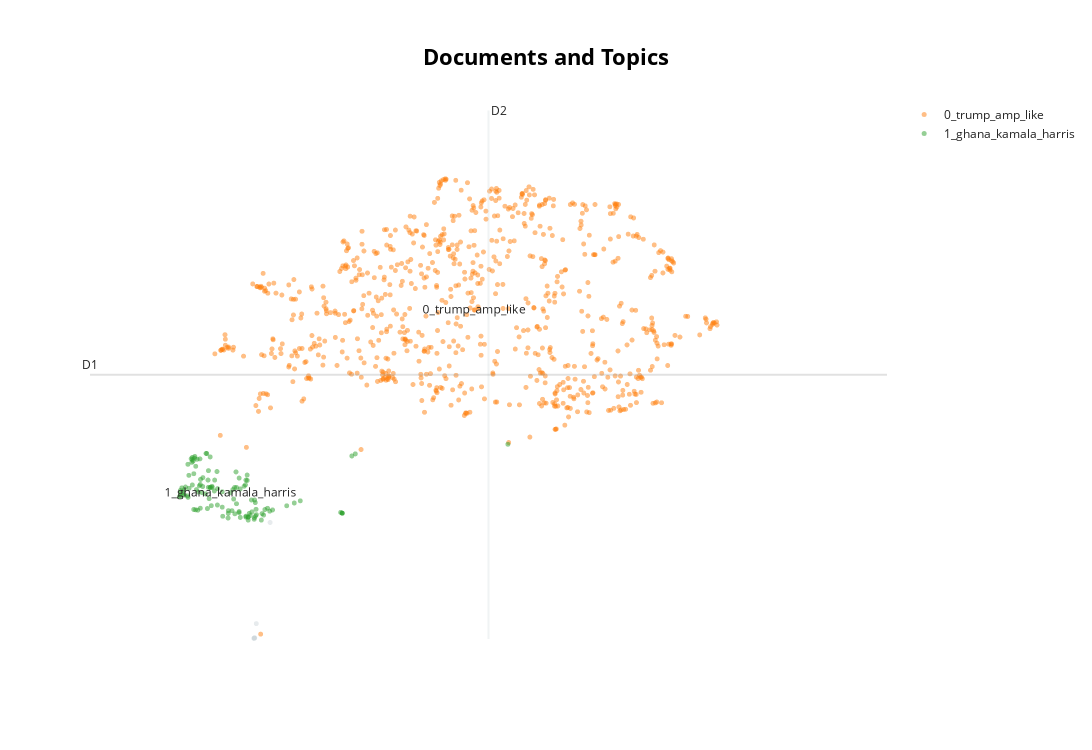

Write notebook code for a chart like this one.
### Code cell
bert_no_hash.visualize_documents()

### Figure 1 — Plotly figure (JSON) as saved in the notebook; plotly's stock layout.template omitted (floating-point values rounded to 4 significant figures; data arrays with more than 128 entries replaced by an {"elided": "..."} marker saying what was removed)
{"data": [{"hoverinfo": "text", "hovertext": ["Good Night, Bonne Nuit, Gute Nacht, Buona Notte              🇺🇲🇺🇦🙏 ", "MATCH DAY⚽: The Black Stars face Angola today at 4pm for the Second Leg of the AFCON Qualifiers.What are your predictions for today game?        ", "Good morning ,Bonjour, Guten Morgen, Buona Diaz             🇺🇲🇺🇦🙏 ", "Good Night, Bonne Nuit, Gute Nacht, Buona Notte              🇺🇲🇺🇦🙏 ", "Good morning ,Bonjour, Guten Morgen, Buona Diaz             🇺🇲🇺🇦🙏 ", "Good morning ,Bonjour, Guten Morgen, Buona Diaz             🇺🇲🇺🇦🙏 ", "Good Night, Bonne Nuit, Gute Nacht, Buona Notte              🇺🇲🇺🇦🙏 ", "Good morning ,Bonjour, Guten Morgen, Buona Diaz             🇺🇲🇺🇦🙏 ", null], "marker": {"color": "#CFD8DC", "opacity": 0.5, "size": 5}, "mode": "markers+text", "name": "other", "showlegend": false, "type": "scattergl", "x": [7.707, 7.888, 7.712, 7.7, 7.707, 7.707, 7.705, 7.707, 7.729], "y": [-0.0933, 2.539, -0.08844, -0.1006, -0.094, -0.0938, -0.09486, -0.0941, 0.235]}, {"hoverinfo": "text", "hovertext": {"elided": "774 str values"}, "marker": {"opacity": 0.5, "size": 5}, "mode": "markers+text", "name": "0_trump_amp_like", "text": {"elided": "774 str values"}, "textfont": {"size": 12}, "type": "scattergl", "x": {"elided": "774 float values"}, "y": {"elided": "774 float values"}}, {"hoverinfo": "text", "hovertext": ["Toot from  from  is a headscratcher. Of all the potential upsides in Africa, I wouldn't rank rapid population growth near the top.   ", "US vice president  arrives in  and receives heafelt welcome ", "If  were going after a Democrat, she'd be dead by now.", "Sending a warm welcome to the Vice President of the United States, @KamalaHarris as she touches down in Ghana, her first stop on her official tour of Africa.       ", " for your Home/Office in Ojo,Lagos;BEAUTIFUL/CLASSY homeware @Justsaleonline              ", "US Vice President Harris to announce $139-million aid for Ghana in 2024 ", "Available in size 37 to 42Price 280cedis Location Accra        ", "Vice President  has said that the United States will increase investment in  and help spur economic growth as she began a week-long tour of the continent aimed at countering the influence of rivals  and  ", "Vice President Harris Trip to West African Countries makes a huge difference to strengthen our relationship with the western pa of the continent. Another reason why we all need to vote for   ", " in Africa to strengthen US diplomatic ties | DW News @dwnews👇 @VP visit to  in effo to diminish  influence in  Primary issues include   growing investment w/  nations.", "@Mbahdeyforyou For this kind of trip, Nigeria is tooooo far from Ghana!And we're potentially not far from fuher diplomatic distancing!", "I Am Excited About The Future Of Africa – Kamala Harris     ", "@SocialistMMA Because I'm sure Beijing has the Continent's best interests at hea. ", "     Or Messiah\"- US Vice President Kamala Harris Touched Down In Ghana   ", "  seen shooting a lion on her recent trip to  She was quoted saying ' fuck these lions young blood' as she laid a full clip into his chest.     ", "Police announce road interruptions for Kamala Harris visit       ", "Afcon 2023 qualifier: Ghana play Angola today in return leg Read more here -        ", "Vice President Harris to visit Africa in latest US outreach      ", "@VP  US Vice President Kamala Harris arrived in Ghana, the first stop of a three-nation tour of Africa.       @POTUS @TribelOfficial ", "“You have been very courageous and forward in terms of standing for democratic principles.” – US Vice-President Kamala Harris commends Ghana’s President, Nana Akufo-Addo.    ", "Kamala Harris arrives in Ghana for a weeklong visit to Africa.        ", "The United States security details subject Ghanaians working at the Kotoka International Airpo (KIA) to security check moments before the arrival of the US Vice President Kamala Harris.What is your take on this screening of locals by foreign security personnel? ", "Sending a warm welcome to the Vice President of the United States, @KamalaHarris as she touches down in Ghana, her first stop on her official tour of Africa.       ", "Joe Biden Kamala Harris Vote 2020 Bus Men's T-Shi            ", "AFP Photo.United States Vice President Kamala Harris and Second Gentleman Douglas Emhoff arrive in Ghana at the Kotoka International Airpo, Accra, Ghana, on March 26, 2023. Photo by Nipah Dennis @iamnipah @afpphoto    ", "Full text: Kamala Harris’ Speech Upon Arrival in Ghana ", "The United States (US) has announced a US$100 million suppo package for Ghana, Benin, Guinea, Cote d’Ivoire and Togo, as pa of effos to promote stability in the sub-region.    ", "US🇺🇸 Vice-President Kamala Harris gives details of her visit to Ghana 🇬🇭  via @YouTube      #", "Kamala Harris - Born to break barriers    ", "'It's an honour to be in Ghana'.US Vice-President, Kamala Harris Speaks on Strengthening Bilateral Ties With Ghana.What are your expectations from this visit?     ", "Sorry, something you can’t take from us. And yes, they will always be in Ghana first before the rest   ", "Kamala Harris ‘slams’ Ghana’s anti-LGBTQ bill as a threat to human rights Read more here -      ", "From the look of things, America is definitely afraid of China and Russia, one reason why Kamala will come to Africa to improve their so-called 'investment' ....... I just hope there's NO alphabet agenda 😕", "Ghana Police has apologized for inconvenience caused by traffic management arrangements for US Vice President Harris' visit.‼️   ", "She should invest it in taking the Homeless off the streets in America.... Bs  ", " .@VP up close with dreamy youth of   Ghana appreciates being first to be visited by  on her African tour. Safe journey!.@NAkufoAddo .@GhanaPresidency .@USEmbassyGhana  .@BBCWorld   @CNNThisMorning     ", "There is a old African saying :“When China come to Africa, they talk about economy. When US come to Africa, they talk about China.” in ", "U.S. Vice-President  was greeted by schoolchildren, dancers and drummers as she arrived in Ghana for the sta of a weeklong visit to  intended to deepen U.S. relationships amid global competition over the continent’s future.", "Vice President Harris to visit Africa in latest US outreach      ", "Kamala Harris on Electricity      via @YouTube", "The Jubilee House last night in Ghana 🇬🇭 and USA 🇺🇸 colors.---------        ", "PHOTOS: United States Vice President, Kamala Harris pays a working visit to Ghana on the 26th of March, 2023 in preparation for a special event at the Black Star Square on Tuesday, the 28th of March, 2023.      ", "She's here to tell our leaders not to go for the upcoming Russia-Africa summit but it's too late.  ", "US vice president  arrives in  and receives heafelt welcome ", "US Vice President Kamala Harris lands in Ghana to get Africa to 'expand options' beyond China.                ", "The MSM: Does VP Kamala Harris do anything? Biden needs to pick a new running mateVP Harris: *Visits Ghana* Meets with leaders.MSM: *airs no footage* That wasn't what we were talking about.  ", "   Kamala Harris kicks off weeklong trip to Africa, staing in Ghana.  ", "$100M to help the Ghanaian Economy and other neighboring economies.   ", "Vice President  arrives for   trip, focused on  and  ", "Folks you need to be following TN Brando! Enteainment with a message.  ", "Vice President Kamala Harris is well received during her visit in the Motherland.   ", "Vice President Harris and Ghanaian President Akufo-Addo Joint News Conference ", "During the trump terror years, he revealed that Republicans consider Africa to be a  when it’s a continent—and they treat it as “less than.” The contrast between the rabid GOP and the Vice President  visit is stark. Thank you  🤎🙏🏽", " wow vice President KAMALA HAERIS GAVE GHANAIAN PRESIDENT GREAT ADVICE 😭 😭        ", "U. S Vice President, Kamala Harris arrives in Ghana for a three days official state visit 🇬🇭 ", "US Vice-President  will visit Ghana, Tanzania &amp; Zambia. Addressing economic crises &amp; democracy are on the agenda....", "US vice president  arrives in  and receives heafelt welcome ", "African Nations Critical To Global Prosperity, Security — Kamala Harris   ", "Could this be a reaction from the  Boss about  trip to Africa? @USEmbassyGhana @VP ", "Please is there a reason why @KamalaHarris @VP decided to boycott Nigeria and visit Ghana and other two Africa countries??? How do you even talk about Africa without mentioning the most populous nation in Africa How ??????    ", " @abcnews ——Vice Pres. Kamala Harris arrived in Ghana on Sunday, kicking off a weeklong trip to the continent that will also take her to Tanzania and Zambia.         ", "Vodafone Ghana Music Awards (VGMA) nominee for 2023 Best New Aiste, Chief One has emphatically declared himself the winner irrespective of who’s given the plaque.       ", "Loving all the pictures and videos of VP  in Ghana as she kicks off her week-long trip to Africa. Now let's see what hits the blogs and what hits the MSM.  ", "File under: NOT Onion Biden irked by Kamala Harris not 'rising to occasion' or taking 'anything off his plate'  by Steven Nelson (@nypost)   ", "Economic growth, food security high on my agenda for Ghana – Kamala Harris       ", " | US Vice President  on a visit to Africa, aims to counter China and Russia's growing influence@ShivanChanana brings you this repoWatch more:  ", "“The United States (US) panership with Africa is guided not by what we can do for Africa, but what we can do with Africa.” – Kamala Harris    ", "@KamalaHarris Kamala Harris is an extraordinary Bice President. ", "🇺🇸 _||~ ✈️ 😜〰️🎦〰️ 🎙 Africa’s FUTURE Yup but not sure abt . Da  ‘s Black woman ( India 🇮🇳 Origins ethnicity on playback) - Omama days .. U.S. VP’s making her first trip to     ", "@PulseGhana Seeing the Jubilee House lit up in red, white, and blue is a powerful symbol of unity and progress. Kamala Harris has already made history, and this is just the beginning!   See my homepage plz", "In Africa, Kamala Harris looks to deepen relations   ", "Kamala Harris Waiting For JOE BIDEN To Die  via @YouTube    ", "What US VP Kamala Harris said when she touched down in Accra [full text] -    ", "Nominations open 1st Apri for Ghana Models Awards 2023           ", "Overall, Kamala Harris is an inspiring leader who is a role model for all, especially black women who aspire to lead and positively impact the world.  @USEmbassyGhana    ", "Comedian and Socialite, Afia Schwarzenegger heavily endorses Dr. Mahamudu Bawumia as she commends his era of \"digitisation\".         ", "Am not a prophet of doom but I can tell for a fact that, by the end of  visit we'll rediscover her great grandparents were from Gomoa USA in the central region. Ghana    ", "Here’s a clip of Vice President Kamala Harris addressing the people of Ghana 🇬🇭 regarding investments in innovation and more.    ", "Kamala Harris meeting young leaders of Ghana          @VP @KamalaHarris @WhiteHouse @SecondGentleman   ", "@theGrio We pray Sister  gets a re-awakening in Ghana, where some Israelite tribes settled.In Yehua’s name.", "Interesting to see that Uganda and Kenya are not on the itinerary.   ", "To mark Kamala Harris visit to Ghana, here's a Venn diagram showing the Cocoa Triangle  ", "*   no. 2:    trip: Can  charm offensive woo continent from  via  &gt;   .         ", "The vice president of America didn't come to Nigeria on her tour of Africa.It is good o. We will never welcome an immoral society.Instead, she went to Ghana. Ghanaians should be careful of any crappy deal or agreement she brings. ", "A Pipeline at the Nuumo Klotey - Gamel Abdul Nasser T-Junction, which is some 200 meters from the Ghana Police Headquaers, has burst. Some residents who said the damage was caused by people who cleared bushes on the pedestrian walk way. ", "Welcome Home Our Daughter 'It's an honour to be in Ghana'.US Vice-President, Kamala Harris Speaks on Strengthening Bilateral Ties With Ghana.        ", "US Vice President Kamala Harris Arrives In Ghana For 3Days Official State Visit  Welcome to Ghana    ", "Kamala Harris Africa TripCan US charm offensive woo continent from China?That's a hard NO             ", " seeks to reset  -  relations on 3-nation tour. Will she be touring  neighborhoods in the  to “reset” more than 400 years of   &amp;  🤔      ", ".....Please follow to suppo.....             ", "John Mahama is of the belief that Vice President Kamala’s visit will bring about collaborations between Africa and the United States of America.         ", " ON SALE                ", "USA snooping around Ghana as  is here trying to pick up our gold since they are bankrupt robbing Africa for it's natural wealth 🤑 diy rascals", "US VP Kamala Harris has arrived in Ghana on 3-day working visit as pa of the Biden Administration’s outreach to African countries     ", "Kamala Harris Confirms the US will Increase Investments in Africa     @moenhjm @DOYOUKNOW_Naija @Greenpeaceafric @ayt_org @HotiPicasso ", "Kamala Harris - Born to break barriers    ", "IN FULL: Kamala Harris arrives at the Kotoko International Airpo in Accra, Ghana. Watch her complete coverage 👇@VP        @KamalaHarris @WhiteHouse   @USEmbassyGhana  ", "Interesting to see that Uganda and Kenya are not on the itinerary.   ", "Paying reparations for her Jamaican ancestors that owned/sold slaves.  ", ".  annoyed at Kamala Harris for not 'rising to the occasion,' VP scared of 'messing up': repo    ", "U.S. Vice-President  was greeted by schoolchildren, dancers and drummers as she arrived in Ghana for the sta of a weeklong visit to  intended to deepen U.S. relationships amid global competition over the continent’s future.", "Jubilee House accused of using LGBTQ colours to welcome Kamala Harris Read more here -      ", "You would think it wasn’t deliberate that the Giant of Africa isn’t getting the attention of The VP of the USA. Take a look at the mess around you and tell me if even you would visit this country.  ", " in Africa. Will she visit the  cobalt mines? ", "I’m now convinced that the president of Ghana @NAkufoAddo is a gay activist.   ", "   kicks off weeklong trip to Africa, staing in Ghana.  ", "Livestreaming: Kamala Harris meets Akufo-Addo at Jubilee House Read more here -      ", "@CTVNews If she stays, she'll help screw up African countries, too. ", "USA 🇺🇸 Vice PresidentKamala Harris Arrives In Ghana-Says She Is \"Excited About The Future Of Africa\"TSR  ", "\" I am very excited about the future of Africa...\" - US Vice President Kamala Harris says as she begins her three-day State visit to Ghana.    ", "US Vice President  has arrived in Ghana, first stop in weeklong tour to  US maintains promoting democracy priority (per Africa strategy released 2022), trip also to repair ties after Trump years; to counter China, Russia influence:", "Ghana remains resolute in cooperating with the United States (US) to work towards a peaceful resolution of conflicts, global peace and security – President Nana Akufo-Addo assures   ", "Kamala Harris - Born to break barriers    ", "Ghana records $752.8m trade surplus in first 2 months of 2023 -        ", "Vice President  embarks on history-making Africa trip amid US-China competition ", null], "marker": {"opacity": 0.5, "size": 5}, "mode": "markers+text", "name": "1_ghana_kamala_harris", "text": ["", "", "", "", "", "", "", "", "", "", "", "", "", "", "", "", "", "", "", "", "", "", "", "", "", "", "", "", "", "", "", "", "", "", "", "", "", "", "", "", "", "", "", "", "", "", "", "", "", "", "", "", "", "", "", "", "", "", "", "", "", "", "", "", "", "", "", "", "", "", "", "", "", "", "", "", "", "", "", "", "", "", "", "", "", "", "", "", "", "", "", "", "", "", "", "", "", "", "", "", "", "", "", "", "", "", "", "", "", "", "", "", "", "", "", "1_ghana_kamala_harris"], "textfont": {"size": 12}, "type": "scattergl", "x": [7.407, 8.717, 7.199, 7.828, 8.079, 7.086, 8.166, 7.718, 7.057, 7.637, 7.73, 7.251, 7.408, 7.075, 7.496, 6.994, 7.813, 7.032, 7.187, 7.178, 6.859, 6.9, 7.858, 7.048, 6.89, 7.086, 7.531, 6.994, 7.023, 7.062, 7.727, 7.089, 7.212, 7.167, 7.624, 7.71, 7.343, 7.916, 7.01, 7.002, 7.544, 7.041, 7.532, 8.718, 6.945, 7.011, 6.856, 7.532, 8.715, 8.827, 6.856, 7.147, 7.405, 7.198, 6.956, 7.72, 8.698, 7.247, 7.61, 7.648, 6.887, 7.469, 7.673, 7.16, 7.113, 7.661, 7.338, 7.033, 7.479, 7.277, 7.115, 7.02, 7.081, 7.502, 6.99, 7.174, 7.46, 7.222, 6.954, 7.502, 7.708, 6.915, 10.62, 7.679, 7.282, 7.105, 6.906, 6.94, 7.589, 8.867, 7.449, 8.235, 7.636, 6.845, 7.338, 6.981, 6.873, 7.705, 7.611, 7.152, 7.884, 7.179, 7.545, 7.604, 7.219, 7.796, 6.943, 7.625, 7.285, 7.202, 7.787, 7.635, 6.995, 7.482, 7.609, 7.432], "y": [2.747, 2.75, 4.032, 2.833, 2.919, 2.864, 2.982, 2.992, 2.82, 2.664, 2.716, 3.504, 2.808, 3.374, 3.69, 3.971, 2.707, 2.827, 3.081, 3.34, 3.203, 3.28, 2.862, 3.978, 3.229, 3.405, 2.762, 3.393, 4.043, 3.232, 2.839, 3.519, 2.921, 2.856, 3.619, 3.051, 2.681, 2.824, 2.835, 3.937, 3.302, 3.287, 3.55, 2.749, 3.111, 3.649, 3.144, 2.788, 2.754, 4.054, 3.266, 3.19, 2.64, 3.337, 3.318, 2.687, 2.768, 3.257, 2.683, 2.746, 3.172, 3.072, 3.051, 4.109, 3.358, 2.698, 2.888, 3.819, 3.336, 3.699, 3.56, 4.004, 3.987, 2.966, 3.909, 3.505, 3.288, 3.339, 3.612, 3.335, 2.645, 3.346, 4.32, 2.781, 2.936, 3.221, 3.161, 3.145, 3.363, 4.101, 2.807, 3.032, 2.593, 3.125, 3.238, 3.99, 3.326, 2.611, 3.504, 4.111, 2.796, 3.719, 2.654, 3.396, 3.362, 2.741, 3.863, 3.497, 3.31, 3.329, 2.593, 2.658, 4.022, 2.736, 2.663, 3.215]}], "layout": {"annotations": [{"showarrow": false, "text": "D1", "x": 5.818, "y": 5.903, "yshift": 10}, {"showarrow": false, "text": "D2", "x": 10.4, "xshift": 10, "y": 11.92}], "height": 750, "shapes": [{"line": {"color": "#CFD8DC", "width": 2}, "type": "line", "x0": 10.4, "x1": 10.4, "y0": -0.1157, "y1": 11.92}, {"line": {"color": "#9E9E9E", "width": 2}, "type": "line", "x0": 5.818, "x1": 14.98, "y0": 5.903, "y1": 5.903}], "title": {"font": {"color": "Black", "size": 22}, "text": "<b>Documents and Topics</b>", "x": 0.5, "xanchor": "center", "yanchor": "top"}, "width": 1200, "xaxis": {"visible": false}, "yaxis": {"visible": false}}}
